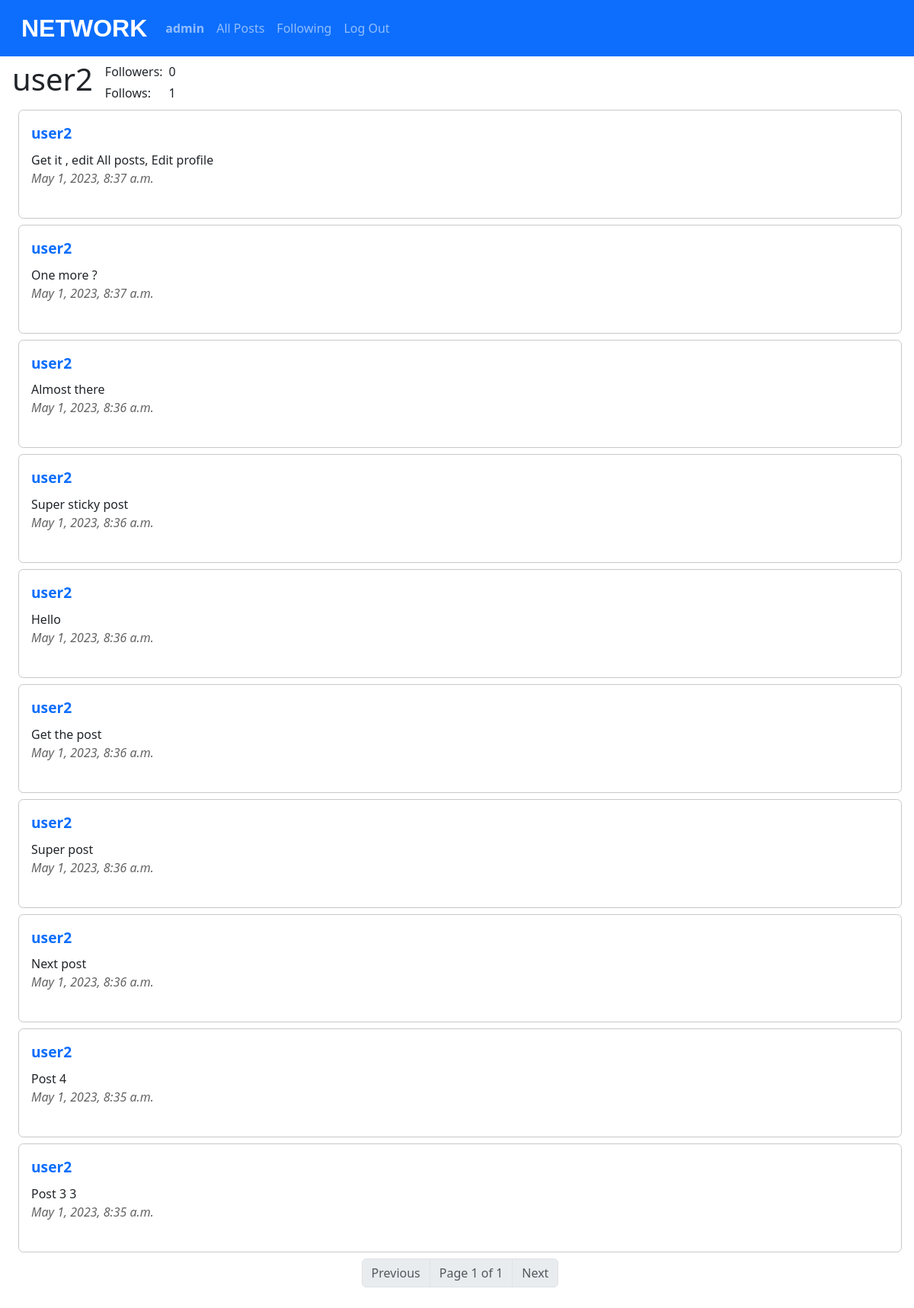
/profile/user2 (signed in), run on the app's committed database.
### network/models.py (models this page shows, shortened)
class User(AbstractUser):
    pass

class Post(models.Model):
    body = models.CharField(max_length=640)                                         # Post text
    date = models.DateTimeField(auto_now_add=True)                                  # Creation date
    date_edit = models.DateTimeField(auto_now=True, blank=True)                     # Edit date
    user = models.ForeignKey(User, on_delete=models.CASCADE)                        # User
    likes = models.ManyToManyField(User, blank=True, related_name="users_likes")    # Likes

### network/views.py (the view)
# urls.py: path("profile/<str:user>", views.profile, name="profile"),
def profile(request, user):
    user = get_object_or_404(User, username=user)
    try:
        posts = Post.objects.filter(user = user)
        posts = posts.order_by("-date").all()
        paginator = Paginator(posts, 10)
        page_number = request.GET.get('page')
        page_obj = paginator.get_page(page_number)
    except:
        page_obj = False
    try:
        user_followers = len(Follow.objects.filter(followed_users = user))
    except:
        user_followers = 0
    try:
        user_follows = len(Follow.objects.get(user = user).followed_users.all())
    except:
        user_follows = 0
    current_user = False
    if user.username == str(request.user):
        current_user = True
    logged_in = False
    if request.user.is_authenticated:
        logged_in = True
    return render(request, "network/profile.html",{
        "user_name": user.username,
        "page_obj": page_obj,
        "user_follows": user_follows,
        "user_followers": user_followers,
        "current_user": current_user,
        "logged_in": logged_in
        })

### network/templates/network/profile.html (shortened to what this page needs)
{% extends "network/layout.html" %}
{% block body %}
<div id="profile_div">
    <div id="heading_div">
        <div id="profile_heading"><h1 id="heading_h1">{{ user_name }}</h1></div>
        <div id="profile_info">
            <div id="profile_followers">
                <span id="user_followers_text">Followers: </span>
                <span id="user_followers">{{ user_followers }}</span>
            </div>
            <div id="profile_following">
            <span id="user_following_text">Follows: </span>
            <span id="user_following">{{ user_follows }}</span>
            </div>
        </div>
      </div>
    <div id="profile_posts">
        <div id="all_posts">
            {% if page_obj %}
                {% for post in page_obj %}
                <div class="post">
                    <div class="post_user"><a href="{% url 'profile' post.user %}">{{ post.user }}</a></div>
                    <div class="post_body">{{ post.body }}</div>
                    <div class="post_date">{{ post.date }}</div>
                </div>
                {% endfor %}
                <nav aria-label="Page navigation example">
                    <ul class="pagination justify-content-center">
                    {% if page_obj.has_previous %}
                        <li class="page-item"><a class="page-link" href="?page={{ page_obj.previous_page_number }}">Previous</a></li>
                    {% else %}
                        <li class="page-item disabled"><a class="page-link">Previous</a></li>
                    {% endif %}
                        <li class="page-item disabled"><a class="page-link">Page {{ page_obj.number }} of {{ page_obj.paginator.num_pages }}</a></li>
                    {% if page_obj.has_next %}
                        <li class="page-item"><a class="page-link" href="?page={{ page_obj.next_page_number }}">Next</a></li>
                    {% else %}
                        <li class="page-item disabled"><a class="page-link">Next</a></li>
                    {% endif %}
                    </ul>
                </nav>
            {% else %}
            <h4>There are no posts yet!</h4>
            {% endif %}
        </div>
    </div>
</div>
{% endblock %}

### network/templates/network/layout.html (shortened to what this page needs)
{% load static %}
<!DOCTYPE html>
<html lang="en">
    <head>
        <link href="https://cdn.jsdelivr.net/npm/bootstrap@5.3.0-alpha3/dist/css/bootstrap.min.css" rel="stylesheet">
        <link href="{% static 'network/styles.css' %}" rel="stylesheet">
    </head>
    <body>
        <nav class="navbar navbar-expand-lg bg-primary fixed-top" data-bs-theme="dark">
            <div class="container-fluid">
                <a class="navbar-brand" href="{% url 'index' %}">NETWORK</a>
                <div class="collapse navbar-collapse" id="navbarTogglerDemo01">
                    <ul class="navbar-nav me-auto mb-2 mb-lg-0">
                        {% if user.is_authenticated %}
                            <li class="nav-item">
                                <a class="nav-link" href="{% url 'profile' user %}"><strong>{{ user.username }}</strong></a>
                            </li>
                        {% endif %}
                        <li class="nav-item">
                        <a class="nav-link" href="{% url 'index' %}">All Posts</a>
                        </li>
                        {% if user.is_authenticated %}
                            <li class="nav-item">
                                <a class="nav-link" href="{% url 'following' %}">Following</a>
                            </li>
                            <li class="nav-item">
                                <a class="nav-link" href="{% url 'logout' %}">Log Out</a>
                            </li>
                        {% endif %}
                    </ul>
                </div>
            </div>
          </nav>
        <div class="body">
            {% block body %}
            {% endblock %}
        </div>
    </body>
</html>

### network/static/network/styles.css (style rules this page uses)
body { margin: 2rem 1rem; }
a { text-decoration: none; }
.navbar-brand { font-size: 2rem; padding-left: 1rem; font-weight: bold; font-family:Arial, Helvetica, sans-serif; }
#all_posts { margin: 0rem 0rem 1rem 0.5rem; }
.post { padding:1rem; border: 1px solid rgb(200, 200, 200); border-radius: 0.4rem; margin-bottom: 0.5rem; transition: 0.5s background-color ease-in-out; }
.post_user { font-size: 1.2rem; font-weight: bold; margin-bottom: 0.5rem; }
.post_date { font-style: italic; color: rgb(100, 100, 100); }
#heading_div { margin-top: 5rem; display: flex; align-items: center; width: 100%; }
#profile_heading { order: 1; }
#profile_info { display: flex; flex-direction: column; align-items: left; order: 2; }
#profile_followers, #profile_following { display: flex; align-items: center; margin: 0.1rem 1rem; }
#user_followers_text, #user_following_text { width: 100%; }
#user_followers, #user_following { margin-left: 0.5rem; }

### data on the page
User: username "admin"
User: username "user2"
Post: user "user2", body "Get it , edit All posts, Edit profile", date "May 1, 2023, 8:37 a.m."
Post: user "user2", body "One more ?", date "May 1, 2023, 8:37 a.m."
Post: user "user2", body "Almost there", date "May 1, 2023, 8:36 a.m."
Post: user "user2", body "Super sticky post", date "May 1, 2023, 8:36 a.m."
Post: user "user2", body "Hello", date "May 1, 2023, 8:36 a.m."
Post: user "user2", body "Get the post", date "May 1, 2023, 8:36 a.m."
Post: user "user2", body "Super post", date "May 1, 2023, 8:36 a.m."
Post: user "user2", body "Next post", date "May 1, 2023, 8:36 a.m."
Post: user "user2", body "Post 4", date "May 1, 2023, 8:35 a.m."
Post: user "user2", body "Post 3 3", date "May 1, 2023, 8:35 a.m."

### other printed values
{{ user_followers }} "0"
{{ user_follows }} "1"
{{ page_obj.number }} "1"
{{ page_obj.paginator.num_pages }} "1"
